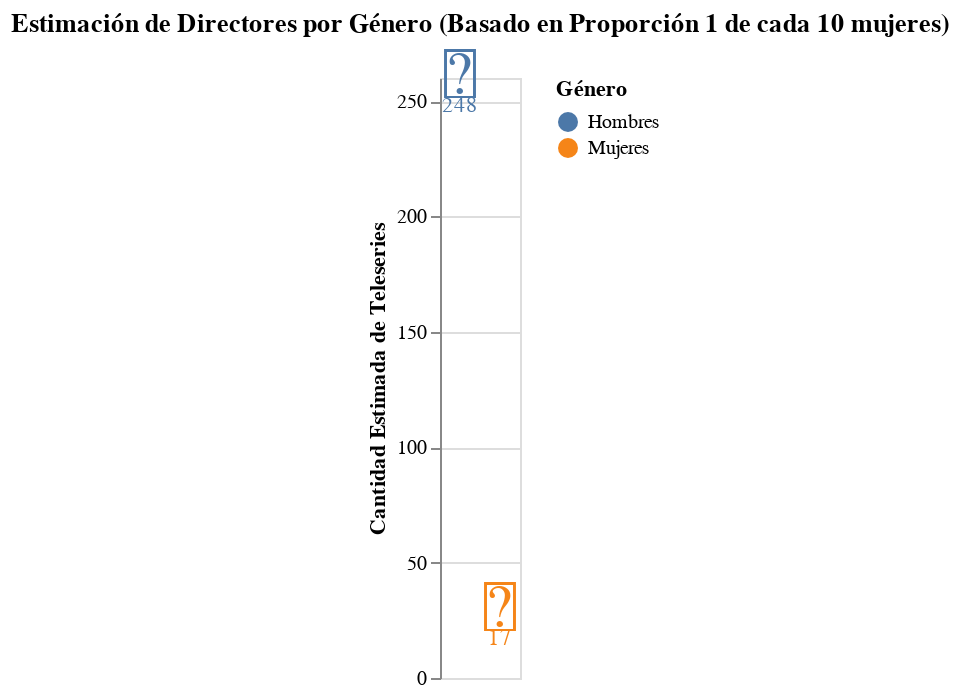

Notebook code cell kept with this figure:
### Code cell
# Crear el gráfico de barras con Altair usando emojis
chart = alt.Chart(df_directores_estimado).mark_text(
    align='center',
    baseline='middle',
    dx=0  # Ajuste horizontal si es necesario
).encode(
    x=alt.X('Género', axis=None), # No mostramos el eje x ya que el texto lo indica
    y=alt.Y('Cantidad', title='Cantidad Estimada de Teleseries'),
    text=alt.Text('Cantidad'), # Usamos la cantidad como texto inicialmente
    color='Género' # Coloreamos por género
).properties(
    title='Estimación de Directores por Género (Basado en Proporción 1 de cada 10 mujeres)'
)

# Ahora, vamos a superponer una capa con los emojis
emoji_layer = alt.Chart(df_directores_estimado).mark_text(
    align='center',
    baseline='bottom', # Alineamos los emojis en la parte inferior de la "barra"
    fontSize=30 # Ajusta el tamaño del emoji
).encode(
    x=alt.X('Género'),
    y=alt.Y('Cantidad', stack=None), # Ensure emojis are not stacked
    text=alt.condition(
        alt.datum.Género == 'Hombres',
        alt.value('👨'),  # Emoji para Hombres
        alt.value('👩')   # Emoji para Mujeres
    ),
    color='Género'
)

# Combinar el gráfico de texto con los números y la capa de emojis
final_chart = chart + emoji_layer

final_chart.display()

### Figure 1 — Vega-Lite specification as saved in the notebook (floating-point values rounded to 4 significant figures)
{"config": {"view": {"continuousWidth": 300, "continuousHeight": 300}}, "layer": [{"mark": {"type": "text", "align": "center", "baseline": "middle", "dx": 0}, "encoding": {"color": {"field": "Género", "type": "nominal"}, "text": {"field": "Cantidad", "type": "quantitative"}, "x": {"axis": null, "field": "Género", "type": "nominal"}, "y": {"field": "Cantidad", "title": "Cantidad Estimada de Teleseries", "type": "quantitative"}}, "title": "Estimación de Directores por Género (Basado en Proporción 1 de cada 10 mujeres)"}, {"mark": {"type": "text", "align": "center", "baseline": "bottom", "fontSize": 30}, "encoding": {"color": {"field": "Género", "type": "nominal"}, "text": {"condition": {"test": "(datum.Género === 'Hombres')", "value": "👨"}, "value": "👩"}, "x": {"field": "Género", "type": "nominal"}, "y": {"field": "Cantidad", "stack": null, "type": "quantitative"}}}], "data": {"name": "data-e21a124e254cd9eaab1d21b00029d781"}, "$schema": "https://vega.github.io/schema/vega-lite/v5.20.1.json", "datasets": {"data-e21a124e254cd9eaab1d21b00029d781": [{"Género": "Hombres", "Cantidad": 248}, {"Género": "Mujeres", "Cantidad": 17}]}}
